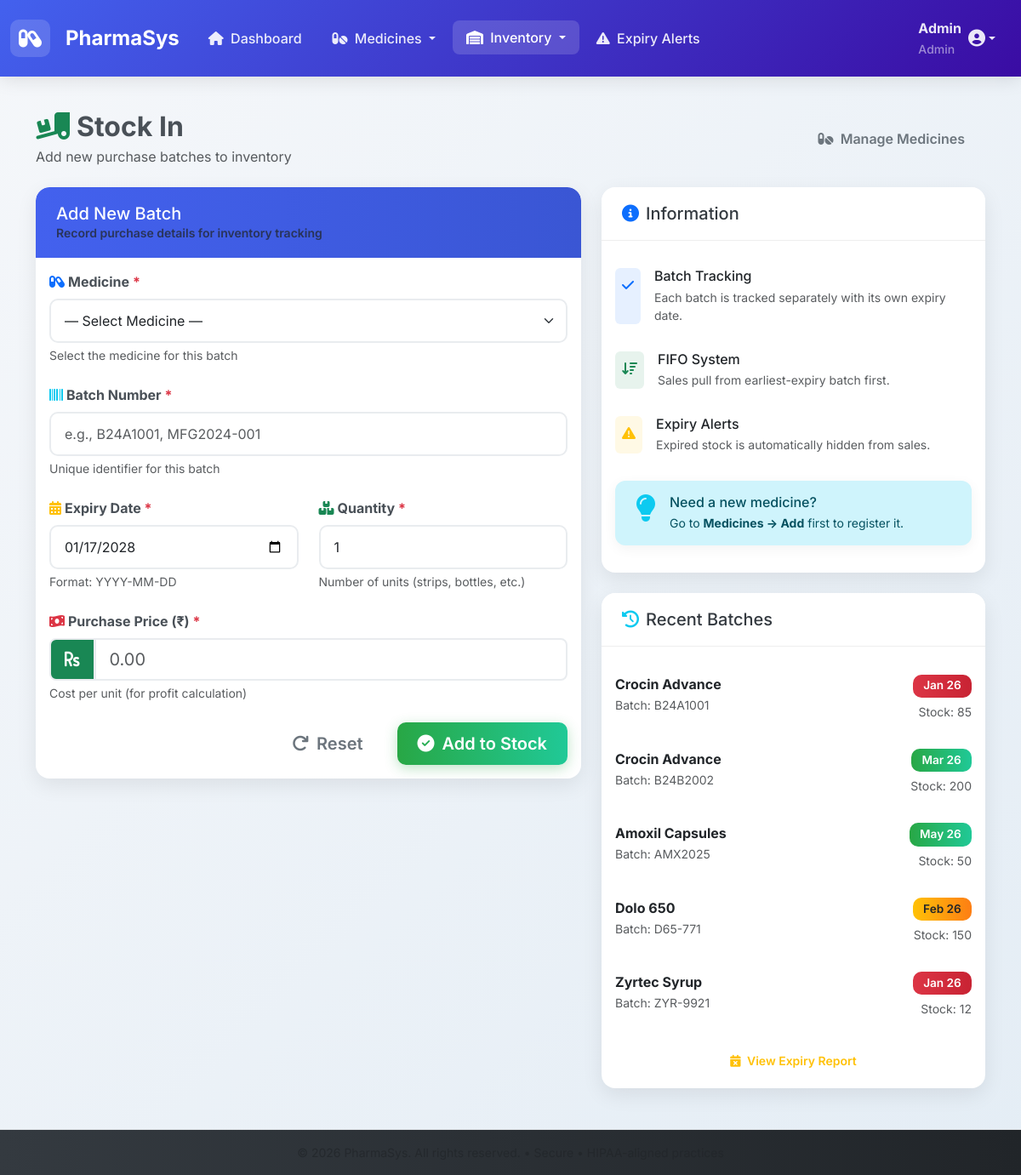
The page /inventory/stock-in.php (signed in) on the database its author committed.
### tables this page shows
CREATE TABLE batches (
    id INT AUTO_INCREMENT PRIMARY KEY,
    medicine_id INT NOT NULL,
    batch_number VARCHAR(100) NOT NULL,
    expiry_date DATE NOT NULL,
    quantity INT NOT NULL COMMENT 'Original quantity received',
    purchase_price DECIMAL(10,2) NOT NULL,
    remaining_stock INT NOT NULL,
    created_at TIMESTAMP DEFAULT CURRENT_TIMESTAMP,
    FOREIGN KEY (medicine_id) REFERENCES medicines(id) ON DELETE CASCADE,
    INDEX idx_medicine_id (medicine_id),
    INDEX idx_expiry (expiry_date, remaining_stock)
);

CREATE TABLE medicines (
    id INT AUTO_INCREMENT PRIMARY KEY,
    name VARCHAR(255) NOT NULL,
    generic_name VARCHAR(255),
    dosage VARCHAR(100),
    price DECIMAL(10,2) NOT NULL,
    created_at TIMESTAMP DEFAULT CURRENT_TIMESTAMP
);

### inventory/stock-in.php (the view, shortened to what this page needs)
<?php
require_once '../includes/config.php';
$recent_batches = $pdo->query("
    SELECT b.batch_number, b.expiry_date, m.name, b.remaining_stock, b.created_at
    FROM batches b
    JOIN medicines m ON b.medicine_id = m.id
    ORDER BY b.created_at DESC
    LIMIT 5
")->fetchAll();
?>
<?php include '../includes/header.php'; ?>
<div class="d-flex justify-content-between align-items-center mb-4">
    <div>
        <h2 class="fw-bold mb-1"><i class="fas fa-truck-loading me-2 text-success"></i>Stock In</h2>
        <p class="text-muted mb-0">Add new purchase batches to inventory</p>
    </div>
    <a href="../medicines/list.php" class="btn btn-outline-secondary">
        <i class="fas fa-pills me-1"></i> Manage Medicines
    </a>
</div>
<div class="row">
    <div class="col-lg-7">
        <div class="card">
            <div class="card-header">
                <h5 class="mb-0">Add New Batch</h5>
                <p class="text-muted mb-0 small">Record purchase details for inventory tracking</p>
            </div>
            <div class="card-body">
                <form method="POST">
                    <div class="mb-4">
                        <label for="medicine_id" class="form-label fw-bold">
                            <i class="fas fa-capsules me-1 text-primary"></i>Medicine <span class="text-danger">*</span>
                        </label>
                        <select id="medicine_id" name="medicine_id" class="form-select form-select-lg" required>
                            <option value="">— Select Medicine —</option>
                        </select>
                        <div class="form-text">Select the medicine for this batch</div>
                    </div>
                    <div class="mb-4">
                        <label for="batch_number" class="form-label fw-bold">
                            <i class="fas fa-barcode me-1 text-info"></i>Batch Number <span class="text-danger">*</span>
                        </label>
                        <input type="text" id="batch_number" name="batch_number" class="form-control form-control-lg"
                               value="<?= htmlspecialchars($_POST['batch_number'] ?? '') ?>"
                               placeholder="e.g., B24A1001, MFG2024-001" required>
                        <div class="form-text">Unique identifier for this batch</div>
                    </div>
                    <div class="row mb-4">
                        <div class="col-md-6">
                            <label for="expiry_date" class="form-label fw-bold">
                                <i class="fas fa-calendar-alt me-1 text-warning"></i>Expiry Date <span class="text-danger">*</span>
                            </label>
                            <input type="date" id="expiry_date" name="expiry_date" class="form-control"
                                   value="<?= htmlspecialchars($_POST['expiry_date'] ?? date('Y-m-d', strtotime('+2 years'))) ?>"
                                   required>
                            <div class="form-text">Format: YYYY-MM-DD</div>
                        </div>
                        <div class="col-md-6">
                            <label for="quantity" class="form-label fw-bold">
                                <i class="fas fa-boxes me-1 text-success"></i>Quantity <span class="text-danger">*</span>
                            </label>
                            <input type="number" id="quantity" name="quantity" class="form-control"
                                   value="<?= (int)($_POST['quantity'] ?? 1) ?>" min="1" required>
                            <div class="form-text">Number of units (strips, bottles, etc.)</div>
                        </div>
                    </div>
                    <div class="mb-4">
                        <label for="purchase_price" class="form-label fw-bold">
                            <i class="fas fa-money-bill-wave me-1 text-danger"></i>Purchase Price (₹) <span class="text-danger">*</span>
                        </label>
                        <div class="input-group input-group-lg">
                            <span class="input-group-text bg-success text-white">
                                <i class="fas fa-rupee-sign"></i>
                            </span>
                            <input type="number" id="purchase_price" name="purchase_price" class="form-control"
                                   step="0.01" min="0" placeholder="0.00"
                                   value="<?= htmlspecialchars($_POST['purchase_price'] ?? '') ?>" required>
                        </div>
                        <div class="form-text">Cost per unit (for profit calculation)</div>
                    </div>
                    <div class="d-grid gap-2 d-md-flex justify-content-md-end mt-4">
                        <button type="reset" class="btn btn-lg btn-outline-secondary me-md-2">
                            <i class="fas fa-redo me-1"></i> Reset
                        </button>
                        <button type="submit" class="btn btn-lg btn-success">
                            <i class="fas fa-check-circle me-1"></i> Add to Stock
                        </button>
                    </div>
                </form>
            </div>
        </div>
    </div>
    <div class="col-lg-5">
        <div class="card mb-4">
            <div class="card-header bg-light">
                <h5 class="mb-0"><i class="fas fa-info-circle me-2 text-primary"></i>Information</h5>
            </div>
            <div class="card-body">
                <div class="list-group list-group-flush">
                    <div class="list-group-item border-0 px-0 py-3">
                        <div class="d-flex">
                            <div class="bg-primary bg-opacity-10 p-2 rounded me-3">
                                <i class="fas fa-check text-primary"></i>
                            </div>
                            <div>
                                <h6 class="mb-1">Batch Tracking</h6>
                                <p class="text-muted small mb-0">Each batch is tracked separately with its own expiry date.</p>
                            </div>
                        </div>
                    </div>
                    <div class="list-group-item border-0 px-0 py-3">
                        <div class="d-flex">
                            <div class="bg-success bg-opacity-10 p-2 rounded me-3">
                                <i class="fas fa-sort-amount-down text-success"></i>
                            </div>
                            <div>
                                <h6 class="mb-1">FIFO System</h6>
                                <p class="text-muted small mb-0">Sales pull from earliest-expiry batch first.</p>
                            </div>
                        </div>
                    </div>
                    <div class="list-group-item border-0 px-0 py-3">
                        <div class="d-flex">
                            <div class="bg-warning bg-opacity-10 p-2 rounded me-3">
                                <i class="fas fa-exclamation-triangle text-warning"></i>
                            </div>
                            <div>
                                <h6 class="mb-1">Expiry Alerts</h6>
                                <p class="text-muted small mb-0">Expired stock is automatically hidden from sales.</p>
                            </div>
                        </div>
                    </div>
                </div>
                <div class="alert alert-info mt-3">
                    <div class="d-flex">
                        <i class="fas fa-lightbulb fa-2x me-3 text-info"></i>
                        <div>
                            <h6 class="alert-heading mb-1">Need a new medicine?</h6>
                            <p class="mb-0 small">Go to <strong>Medicines → Add</strong> first to register it.</p>
                        </div>
                    </div>
                </div>
            </div>
        </div>
        <div class="card">
            <div class="card-header bg-light">
                <h5 class="mb-0"><i class="fas fa-history me-2 text-info"></i>Recent Batches</h5>
            </div>
            <div class="card-body">
                <?php if ($recent_batches): ?>
                <div class="list-group list-group-flush">
                    <?php foreach ($recent_batches as $batch):
                        $days_left = (new DateTime($batch['expiry_date']))->diff(new DateTime())->days;
                    ?>
                    <div class="list-group-item border-0 px-0 py-3">
                        <div class="d-flex justify-content-between align-items-start">
                            <div>
                                <div class="fw-bold"><?= htmlspecialchars($batch['name']) ?></div>
                                <small class="text-muted">
                                    Batch: <?= htmlspecialchars($batch['batch_number']) ?>
                                </small>
                            </div>
                            <div class="text-end">
                                <span class="badge bg-<?= $days_left <= 30 ? ($days_left <= 7 ? 'danger' : 'warning') : 'success' ?>">
                                    <?= date('M y', strtotime($batch['expiry_date'])) ?>
                                </span>
                                <div class="mt-1">
                                    <small class="text-muted">Stock: <?= $batch['remaining_stock'] ?></small>
                                </div>
                            </div>
                        </div>
                    </div>
                    <?php endforeach; ?>
                </div>
                <?php endif; ?>
                <div class="text-center mt-3">
                    <a href="../reports/expiry.php" class="btn btn-sm btn-outline-warning w-100">
                        <i class="fas fa-calendar-times me-1"></i> View Expiry Report
                    </a>
                </div>
            </div>
        </div>
    </div>
</div>
<?php include '../includes/footer.php'; ?>

### rows shown on the page
batches: medicine.name "Crocin Advance", batch_number "B24A1001", expiry_date "Jan 26", remaining_stock "85"
batches: medicine.name "Crocin Advance", batch_number "B24B2002", expiry_date "Mar 26", remaining_stock "200"
batches: medicine.name "Amoxil Capsules", batch_number "AMX2025", expiry_date "May 26", remaining_stock "50"
batches: medicine.name "Dolo 650", batch_number "D65-771", expiry_date "Feb 26", remaining_stock "150"
batches: medicine.name "Zyrtec Syrup", batch_number "ZYR-9921", expiry_date "Jan 26", remaining_stock "12"

### other values the page prints
$username "Admin"
$role "Admin"
